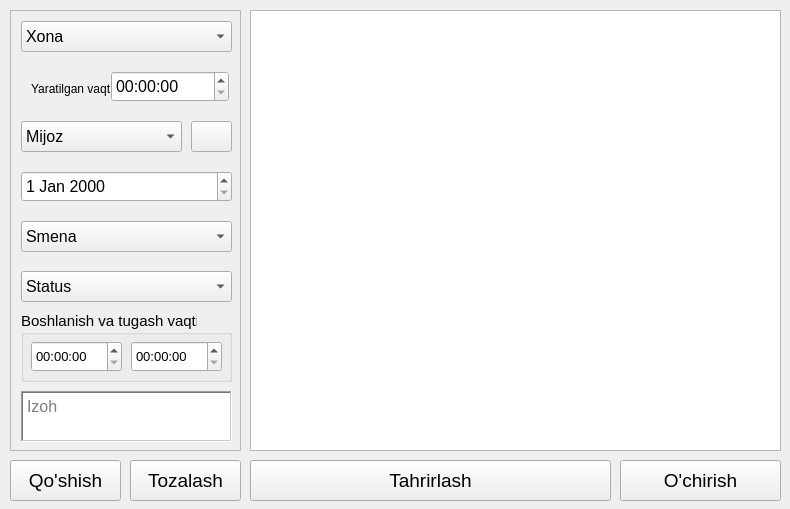
<?xml version="1.0" encoding="UTF-8"?>
<ui version="4.0">
 <class>MainWindow</class>
 <widget class="QMainWindow" name="MainWindow">
  <property name="geometry">
   <rect>
    <x>0</x>
    <y>0</y>
    <width>790</width>
    <height>509</height>
   </rect>
  </property>
  <property name="windowTitle">
   <string>Buyurtma</string>
  </property>
  <widget class="QWidget" name="centralwidget">
   <widget class="QScrollArea" name="scrollArea">
    <property name="geometry">
     <rect>
      <x>10</x>
      <y>10</y>
      <width>231</width>
      <height>441</height>
     </rect>
    </property>
    <property name="widgetResizable">
     <bool>true</bool>
    </property>
    <widget class="QWidget" name="scrollAreaWidgetContents">
     <property name="geometry">
      <rect>
       <x>0</x>
       <y>0</y>
       <width>229</width>
       <height>439</height>
      </rect>
     </property>
     <widget class="QTextEdit" name="textEdit_9">
      <property name="geometry">
       <rect>
        <x>10</x>
        <y>380</y>
        <width>211</width>
        <height>51</height>
       </rect>
      </property>
      <property name="font">
       <font>
        <pointsize>12</pointsize>
       </font>
      </property>
      <property name="frameShape">
       <enum>QFrame::WinPanel</enum>
      </property>
      <property name="placeholderText">
       <string>Izoh</string>
      </property>
     </widget>
     <widget class="QComboBox" name="comboBox">
      <property name="geometry">
       <rect>
        <x>10</x>
        <y>10</y>
        <width>211</width>
        <height>31</height>
       </rect>
      </property>
      <property name="font">
       <font>
        <pointsize>12</pointsize>
       </font>
      </property>
      <item>
       <property name="text">
        <string>Xona</string>
       </property>
      </item>
     </widget>
     <widget class="QTimeEdit" name="timeEdit">
      <property name="geometry">
       <rect>
        <x>100</x>
        <y>60</y>
        <width>118</width>
        <height>31</height>
       </rect>
      </property>
      <property name="font">
       <font>
        <pointsize>12</pointsize>
       </font>
      </property>
     </widget>
     <widget class="QPushButton" name="pushButton_5">
      <property name="geometry">
       <rect>
        <x>180</x>
        <y>110</y>
        <width>41</width>
        <height>31</height>
       </rect>
      </property>
      <property name="text">
       <string/>
      </property>
      <property name="icon">
       <iconset>
        <normaloff>account-plus.png</normaloff>account-plus.png</iconset>
      </property>
      <property name="iconSize">
       <size>
        <width>22</width>
        <height>22</height>
       </size>
      </property>
     </widget>
     <widget class="QComboBox" name="comboBox_2">
      <property name="geometry">
       <rect>
        <x>10</x>
        <y>110</y>
        <width>161</width>
        <height>31</height>
       </rect>
      </property>
      <property name="font">
       <font>
        <pointsize>12</pointsize>
       </font>
      </property>
      <item>
       <property name="text">
        <string>Mijoz</string>
       </property>
      </item>
     </widget>
     <widget class="QDateEdit" name="dateEdit">
      <property name="geometry">
       <rect>
        <x>10</x>
        <y>160</y>
        <width>211</width>
        <height>31</height>
       </rect>
      </property>
      <property name="font">
       <font>
        <pointsize>12</pointsize>
       </font>
      </property>
     </widget>
     <widget class="QComboBox" name="comboBox_3">
      <property name="geometry">
       <rect>
        <x>10</x>
        <y>210</y>
        <width>211</width>
        <height>31</height>
       </rect>
      </property>
      <property name="font">
       <font>
        <pointsize>12</pointsize>
       </font>
      </property>
      <item>
       <property name="text">
        <string>Smena</string>
       </property>
      </item>
     </widget>
     <widget class="QComboBox" name="comboBox_7">
      <property name="geometry">
       <rect>
        <x>10</x>
        <y>260</y>
        <width>211</width>
        <height>31</height>
       </rect>
      </property>
      <property name="font">
       <font>
        <pointsize>12</pointsize>
       </font>
      </property>
      <item>
       <property name="text">
        <string>Status</string>
       </property>
      </item>
     </widget>
     <widget class="QGroupBox" name="groupBox">
      <property name="geometry">
       <rect>
        <x>10</x>
        <y>300</y>
        <width>211</width>
        <height>71</height>
       </rect>
      </property>
      <property name="font">
       <font>
        <pointsize>11</pointsize>
       </font>
      </property>
      <property name="title">
       <string>Boshlanish va tugash vaqti</string>
      </property>
      <widget class="QTimeEdit" name="timeEdit_4">
       <property name="geometry">
        <rect>
         <x>10</x>
         <y>30</y>
         <width>91</width>
         <height>31</height>
        </rect>
       </property>
       <property name="font">
        <font>
         <pointsize>10</pointsize>
        </font>
       </property>
      </widget>
      <widget class="QTimeEdit" name="timeEdit_5">
       <property name="geometry">
        <rect>
         <x>110</x>
         <y>30</y>
         <width>91</width>
         <height>31</height>
        </rect>
       </property>
       <property name="font">
        <font>
         <pointsize>10</pointsize>
        </font>
       </property>
      </widget>
     </widget>
     <widget class="QLabel" name="label">
      <property name="geometry">
       <rect>
        <x>20</x>
        <y>70</y>
        <width>81</width>
        <height>16</height>
       </rect>
      </property>
      <property name="text">
       <string>Yaratilgan vaqt</string>
      </property>
     </widget>
    </widget>
   </widget>
   <widget class="QTableWidget" name="tableWidget">
    <property name="geometry">
     <rect>
      <x>250</x>
      <y>10</y>
      <width>531</width>
      <height>441</height>
     </rect>
    </property>
   </widget>
   <widget class="QPushButton" name="pushButton_4">
    <property name="geometry">
     <rect>
      <x>250</x>
      <y>460</y>
      <width>361</width>
      <height>41</height>
     </rect>
    </property>
    <property name="font">
     <font>
      <pointsize>14</pointsize>
     </font>
    </property>
    <property name="text">
     <string>Tahrirlash</string>
    </property>
    <property name="icon">
     <iconset>
      <normaloff>pencil.png</normaloff>pencil.png</iconset>
    </property>
    <property name="iconSize">
     <size>
      <width>24</width>
      <height>24</height>
     </size>
    </property>
   </widget>
   <widget class="QPushButton" name="pushButton">
    <property name="geometry">
     <rect>
      <x>10</x>
      <y>460</y>
      <width>111</width>
      <height>41</height>
     </rect>
    </property>
    <property name="font">
     <font>
      <pointsize>14</pointsize>
     </font>
    </property>
    <property name="text">
     <string>Qo'shish</string>
    </property>
    <property name="icon">
     <iconset>
      <normaloff>food.png</normaloff>food.png</iconset>
    </property>
    <property name="iconSize">
     <size>
      <width>24</width>
      <height>24</height>
     </size>
    </property>
   </widget>
   <widget class="QPushButton" name="pushButton_2">
    <property name="geometry">
     <rect>
      <x>130</x>
      <y>460</y>
      <width>111</width>
      <height>41</height>
     </rect>
    </property>
    <property name="font">
     <font>
      <pointsize>14</pointsize>
     </font>
    </property>
    <property name="text">
     <string>Tozalash</string>
    </property>
    <property name="icon">
     <iconset>
      <normaloff>close-thick.png</normaloff>close-thick.png</iconset>
    </property>
    <property name="iconSize">
     <size>
      <width>24</width>
      <height>24</height>
     </size>
    </property>
   </widget>
   <widget class="QPushButton" name="pushButton_3">
    <property name="geometry">
     <rect>
      <x>620</x>
      <y>460</y>
      <width>161</width>
      <height>41</height>
     </rect>
    </property>
    <property name="font">
     <font>
      <pointsize>14</pointsize>
     </font>
    </property>
    <property name="text">
     <string>O'chirish</string>
    </property>
    <property name="icon">
     <iconset>
      <normaloff>delete.png</normaloff>delete.png</iconset>
    </property>
    <property name="iconSize">
     <size>
      <width>24</width>
      <height>24</height>
     </size>
    </property>
   </widget>
  </widget>
 </widget>
 <resources/>
 <connections/>
</ui>
